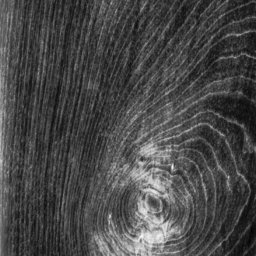
%> input picture images/wood.jpg, 256 x 256 px
$ octave w8_1_3.m   (GNU Octave 9; MATLAB toolbox functions it lacks are replaced by stand-ins)
%> lines starting %> are read from the running program, lines starting %| are printed output that depends on the picture
### week8/part1/FABEMD.m
function [ imf ] = FABEMD(I,TT,max_num_imf,MMAI)

Ig = double(I)/255;
Ig = I;
imf = [];
residue = [];
for id_imf = 1:1:max_num_imf-1

    if id_imf == 1
        g = Ig;
    else
        g = residue;
    end
    iter = 1;
    gt = g;
    ht_old = [];
    while(1)
        me = createIMF(gt);
        ht = gt - me;

        if iter == MMAI
            if id_imf == 1
                imf = ht;
                residue = g - imf;
            else
                imf = cat(3,imf,ht);
                residue = g - ht;%imf(:,:,id_imf);
            end
            break;
        elseif iter > 1
            if isIMF( ht,ht_old,TT ) || iter == MMAI
                if id_imf == 1
                    imf = ht;
                    residue = g - imf;
                else
                    imf = cat(3,imf,ht);
                    residue = g - ht;%imf(:,:,id_imf);
                end
                break;
            else
                gt = ht;
            end

        end
        ht_old = ht;
        iter = iter + 1;
    end
end

imf = cat(3,imf,residue);

end

function me = createIMF(g)


% to find local maxima and minima point
[max_point min_point] = definedTypePoint(g);
[maxX maxY] = find(max_point == 1);
Vmax = [maxX maxY];

for i = 1:1:size(maxX,1)
    temp = Vmax;
    temp(i,:) = [];
    tempD = min(pdist2(Vmax(i,:),temp,'euclidean'));
    if i == 1
        Dmax = tempD;
    else
        Dmax = [Dmax;tempD];
    end
end

[minX minY] = find(min_point == 1);
Vmin = [minX minY];
for i = 1:1:size(minX,1)
    temp = Vmin;
    temp(i,:) = [];
    tempD = min(pdist2(Vmin(i,:),temp,'euclidean'));
    if i == 1
        Dmin = tempD;
    else
        Dmin = [Dmin;tempD];
    end
end

% to create width's LD and HD

wLD = ceil(min([min(Dmax) min(Dmin)]));
wHD = ceil(max([max(Dmax) max(Dmin)]));

if mod(wLD,2) == 0
    wLD = wLD+1;
end
if wLD == 1
    wLD = 3;
end
if mod(wHD,2) == 0
    wHD = wHD+1;
end

wD = wLD;

% to create upper and lower envelop

le = ordfilt2(g,1,ones(wD,wD),'symmetric');
ue = ordfilt2(g,wD*wD,ones(wD,wD),'symmetric');

% averaging size
le = padarray(le,[((wD-1)/2) ((wD-1)/2)],'replicate','both');
ue = padarray(ue,[((wD-1)/2) ((wD-1)/2)],'replicate','both');

le = conv2(le, ones(wD)/(wD.^2),'valid');
ue = conv2(ue, ones(wD)/(wD.^2),'valid');

me = (le+ue)/2;

end

% [14 lines left out: function isIMF, not called in this run]

function [max_point min_point] = definedTypePoint(A)

[m n] = size(A);
max_point = zeros(m,n);
min_point = zeros(m,n);
width = 3;

%PREALLOCATE THE OUTPUT MATRIX
B=zeros(m,n);
w = (width-1)/2;
%PAD THE MATRIX A WITH ZEROS
modifyA = padarray(A,[w w],'symmetric');

x = [1:width]';
y = [1:width]';

for i= 1:size(modifyA,1)-(width-1)
    for j=1:size(modifyA,2)-(width-1)
        %VECTORIZED METHOD
        window=reshape(modifyA(i+x-1,j+y-1),[],1);

        %FIND THE MINIMUM VALUE IN THE SELECTED WINDOW
        if max(window) == A(i,j)
            B(i,j)= 1;
        elseif min(window) == A(i,j)
            B(i,j)= -1;
        end
    end
end
max_point(find(B == 1)) = 1;
min_point(find(B == -1)) = 1;
end

### week8/part1/w8_1_3.m
close all,clear all,clc

I = imread('../../images/wood.jpg');
%> I is the input picture: size 256x256 uint8; min 0, max 250, mean 71.6
%I = imread('../img/myPic.png');
%I = imresize(I,[256 256]);
% I = I(1:36,1:36);
if size(I,3) == 1
    Ig = double(I);
else
    %Ig = double(rgb2gray(I));
    YCbCr = rgb2ycbcr(I);
    Ig = double(YCbCr(:,:,1));
end


imf = FABEMD(Ig,0.5,15,1);
%> in definedTypePoint, `modifyA = padarray(A,[w w],'symmetric');`:
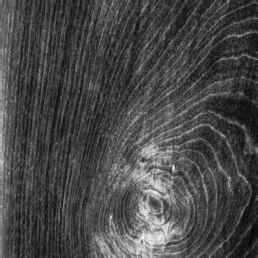
%> modifyA: size 258x258 double; min 0, max 250, mean 71.8
%> after the loop in definedTypePoint, `for i= 1:size(modifyA,1)-(width-1)`:
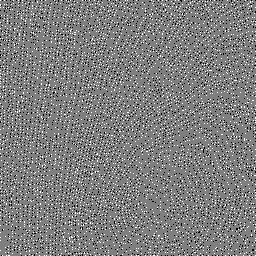
%> B: size 256x256 double; min -1, max 1, mean -0.00508; drawn with min black and max white
%> in definedTypePoint, `max_point(find(B == 1)) = 1;`:
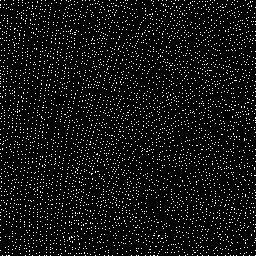
%> max_point: size 256x256 double; values 0 (black) and 1 (white), 6.8% white in thin lines or dots
%> in definedTypePoint, `min_point(find(B == -1)) = 1;`:
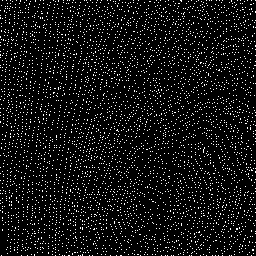
%> min_point: size 256x256 double; values 0 (black) and 1 (white), 7.3% white in thin lines or dots
%> in createIMF, `[maxX maxY] = find(max_point == 1);`: maxX = 4433 values from 1 to 256
%> the loop in createIMF, `for i = 1:1:size(maxX,1)` made 4433 passes
%> (tempD, Dmax) on passes 1 to 12: (4, 4), (1, [4; 1]), (1, [4; 1; 1]), (2, [4; 1; 1; 2]), (3.61, [4; 1; 1; 2; 3.61]), (3.61, [4; 1; 1; 2; 3.61; 3.61]), (2, [4; 1; 1; 2; 3.61; 3.61; 2]), (3.61, [4; 1; 1; 2; 3.61; 3.61; 2; 3.61]), (3, [4; 1; 1; 2; 3.61; 3.61; 2; 3.61; 3]), (2.24, [4; 1; 1; 2; 3.61; 3.61; 2; 3.61; 3; 2.24]), (2, [4; 1; 1; 2; 3.61; 3.61; 2; 3.61; 3; 2.24; 2]), (2, [4; 1; 1; 2; 3.61; 3.61; 2; 3.61; 3; 2.24; 2; 2])
%> tempD on passes 17 to 22: 2, 3.61, 2.24, 3.16, 4.24, 3.61
%> after the loop in createIMF, `for i = 1:1:size(maxX,1)`: Dmax = 4433 values, max 6.08 at index 4407, min 1 at index 2, mean 2.57
%> in createIMF, `[minX minY] = find(min_point == 1);`: minX = 4766 values from 1 to 256
%> the loop in createIMF, `for i = 1:1:size(minX,1)` made 4766 passes
%> (tempD, Dmin) on passes 1 to 12: (4, 4), (2, [4; 2]), (1, [4; 2; 1]), (1, [4; 2; 1; 1]), (1, [4; 2; 1; 1; 1]), (1, [4; 2; 1; 1; 1; 1]), (3, [4; 2; 1; 1; 1; 1; 3]), (3, [4; 2; 1; 1; 1; 1; 3; 3]), (3, [4; 2; 1; 1; 1; 1; 3; 3; 3]), (1, [4; 2; 1; 1; 1; 1; 3; 3; 3; 1]), (1, [4; 2; 1; 1; 1; 1; 3; 3; 3; 1; 1]), (2, [4; 2; 1; 1; 1; 1; 3; 3; 3; 1; 1; 2])
%> tempD on passes 17 to 22: 3, 3, 1, 1, 3.61, 3.16
%> after the loop in createIMF, `for i = 1:1:size(minX,1)`: Dmin = 4766 values, max 6.32 at index 44, min 1 at index 3, mean 2.4
%> in createIMF, `wLD = ceil(min([min(Dmax) min(Dmin)]));`: wLD = 1
%> in createIMF, `wHD = ceil(max([max(Dmax) max(Dmin)]));`: wHD = 7
%> in createIMF, `le = padarray(le,[((wD-1)/2) ((wD-1)/2)],'replicate','both');`:
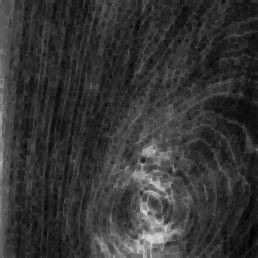
%> le: size 258x258 double; min 0, max 220, mean 53.3
%> in createIMF, `ue = padarray(ue,[((wD-1)/2) ((wD-1)/2)],'replicate','both');`:
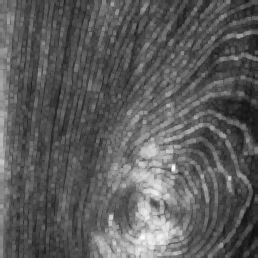
%> ue: size 258x258 double; min 13, max 250, mean 91.8
%> in FABEMD, `ht = gt - me;`:
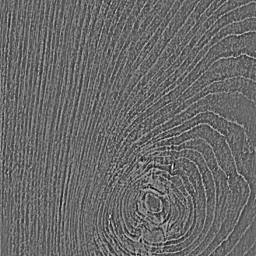
%> ht: size 256x256 double; min -53.22, max 73.44, mean -0.9; drawn with min black and max white
%> (the run ends here)
